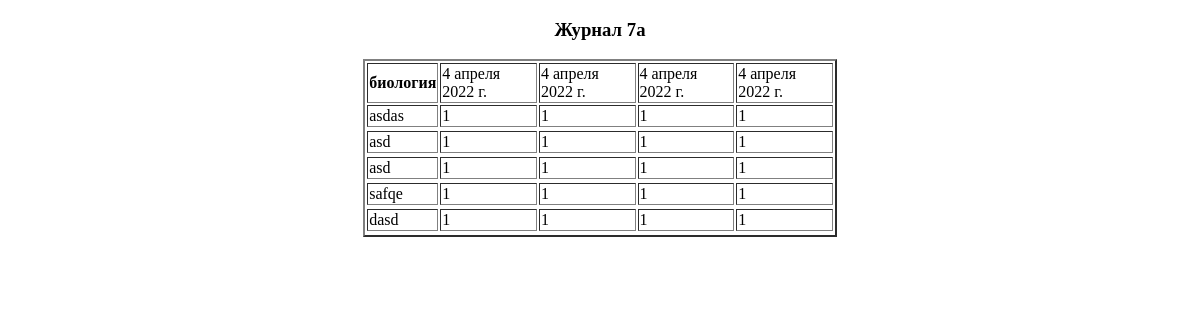
Page /main/ on the earlier database version.
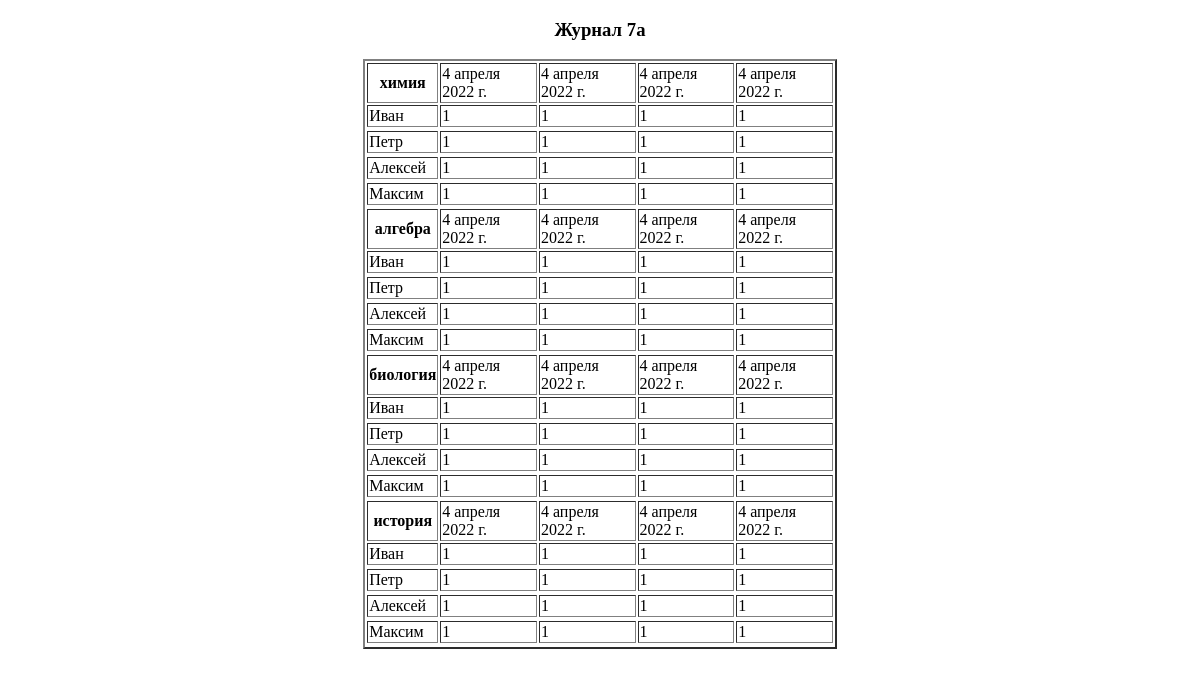
Same page on the later database version.
### main/models.py (models this page shows, shortened)
class Journal(models.Model):
    title = models.CharField(max_length=10)
    subject = models.ManyToManyField(SchoolSubject, verbose_name="Предметы")
    grade = models.IntegerField(blank=True, verbose_name="Оценка")
    date = models.DateField(verbose_name="Дата провидения занятия")
    class_students = models.ManyToManyField(Student, verbose_name="Список учащихся")

class SchoolSubject(models.Model):
    title = models.CharField(max_length=20, verbose_name="Название предмета")

class Student(models.Model):
    firs_name = models.CharField(max_length=10, verbose_name="Имя")
    last_name = models.CharField(max_length=12, verbose_name='Фамилия')

### main/views.py (the view)
# urls.py: path("", views.journal, name="journal"),
def journal(request):
    school_journal = Journal.objects.all()
    return render(request, "main/Journal.html", {"school_journal": school_journal})

### main/templates/main/Journal.html (shortened to what this page needs)
<!DOCTYPE html>
<html lang="en">
<head>
</head>
<body>
<table border="2", align="center", width="40%">
    <tr>
        {% for el in school_journal %}
         <div class="alert alert-warning" align="center">
            <h3>{{el.title}}</h3>
             {% for i in el.subject.all %}
             <th>{{i.title}}</th>
                        <td>{{el.date}}</td>
                        <td>{{el.date}}</td>
                        <td>{{el.date}}</td>
                        <td>{{el.date}}</td>
                {% for v in el.class_students.all %}
             <tr>
                        <td>{{v.firs_name}}</td>
                        <td>{{el.grade}}</td>
                        <td>{{el.grade}}</td>
                        <td>{{el.grade}}</td>
                        <td>{{el.grade}}</td>
            <tr>
                {% endfor %}
    </tr>
             {% endfor %}
        {% endfor %}
    </tr>
</table>
</body>
</html>

Differences in the rows shown:
removed Student: firs_name "asdas", {{ el.grade }} "1", shown under SchoolSubject "биология"
removed Student: firs_name "asd", {{ el.grade }} "1", shown under SchoolSubject "биология"
removed Student: firs_name "asd", {{ el.grade }} "1", shown under SchoolSubject "биология"
removed Student: firs_name "safqe", {{ el.grade }} "1", shown under SchoolSubject "биология"
removed Student: firs_name "dasd", {{ el.grade }} "1", shown under SchoolSubject "биология"
changed Journal "Журнал 7а": gains SchoolSubject (title "химия", {{ el.date }} "4 апреля 2022 г."); gains SchoolSubject (title "алгебра", {{ el.date }} "4 апреля 2022 г."); gains SchoolSubject (title "история", {{ el.date }} "4 апреля 2022 г.")
added Student: firs_name "Иван", {{ el.grade }} "1"
added Student: firs_name "Петр", {{ el.grade }} "1"
added Student: firs_name "Алексей", {{ el.grade }} "1"
added Student: firs_name "Максим", {{ el.grade }} "1"
